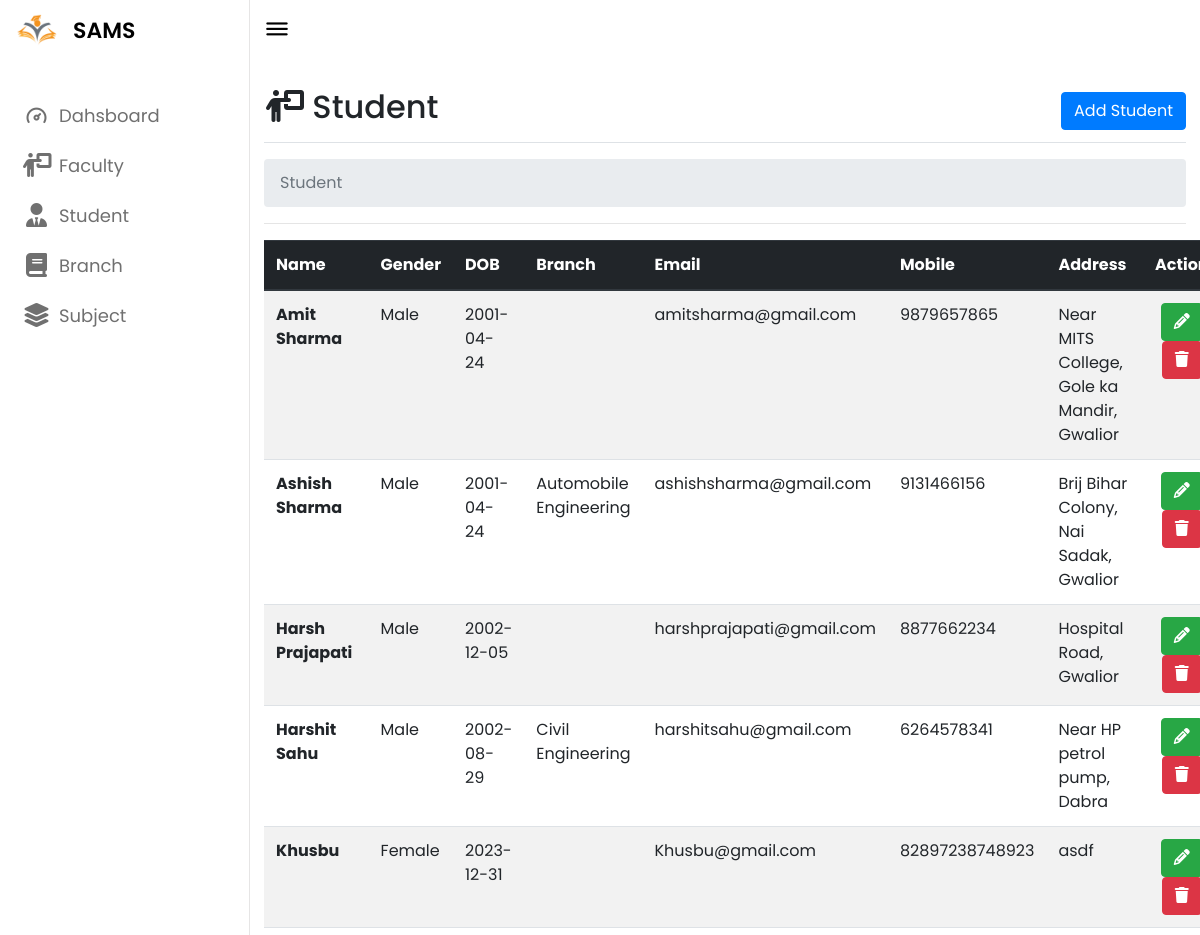
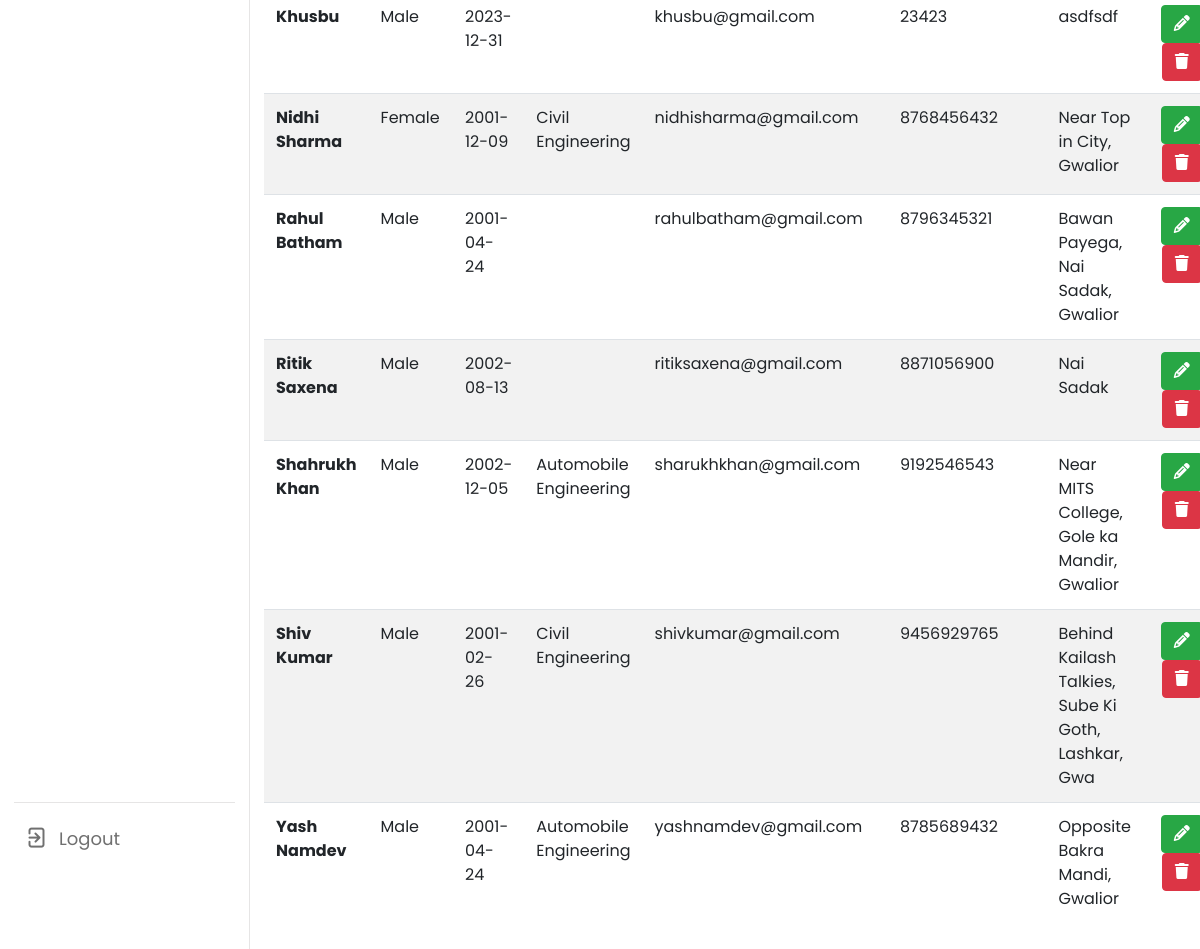
Page /admin/student.php (signed in) on the committed database (2 pictures, top to bottom).
### tables this page shows
CREATE TABLE `student` (
  `sid` int(11) NOT NULL,
  `sname` varchar(40) NOT NULL,
  `smobile` bigint(11) NOT NULL,
  `sdob` date NOT NULL,
  `saddress` varchar(50) NOT NULL,
  `sgender` varchar(6) NOT NULL,
  `bid` int(11) NOT NULL,
  `semail` varchar(40) NOT NULL,
  `spassword` varchar(64) NOT NULL
);

CREATE TABLE `branch` (
  `bid` int(11) NOT NULL,
  `bname` varchar(40) NOT NULL
);

### admin/student.php (the view, shortened to what this page needs)
<?php
include("connection/conn.php");
include("include/header.php");
?>
<div class="d-flex justify-content-between flex-wrap flex-md-nowrap align-items-center pb-2 mb-3 border-bottom">
  <h1 class="h2"><i class="fa-solid fa-person-chalkboard"></i> Student</h1>
  <div class="btn-toolbar mb-2 mb-md-0">
    <a class="btn btn-primary" href="addStudent.php">Add Student</a>
  </div>
</div>
<div aria-label="breadcrumb">
  <ol class="breadcrumb">
    <li class="breadcrumb-item active" aria-current="page">Student</li>
  </ol>
</div>
<hr>
<table class="table table-striped">
  <thead class="thead-dark">
    <tr>
      <th scope="col">Name</th>
      <th scope="col">Gender</th>
      <th scope="col">DOB</th>
      <th scope="col">Branch</th>
      <th scope="col">Email</th>
      <th scope="col">Mobile</th>
      <th scope="col">Address</th>
      <th scope="col">Action</th>
    </tr>
  </thead>
  <tbody>
    <?php
    $sql = mysqli_query($conn, "SELECT * FROM student LEFT JOIN branch ON student.bid=branch.bid ORDER BY sname ASC");
    $total = mysqli_num_rows($sql);
    if ($total > 0)
      while ($row = mysqli_fetch_assoc($sql)) {
    ?>
      <tr>
        <th scope="row"><?php echo $row['sname']; ?></td>
        <td><?php echo $row['sgender']; ?></td>
        <td><?php echo $row['sdob']; ?></td>
        <td><?php echo $row['bname']; ?></td>
        <td><?php echo $row['semail']; ?></td>
        <td><?php echo $row['smobile']; ?></td>
        <td><?php echo $row['saddress']; ?></td>
        <td>
          <div class="row">
            <div class="" style="text-align: center;">
              <a href="editstudent.php?edit=<?php echo $row['sid'];?>" class="btn btn-success"><span class="fa fa-pencil"></span></a>
              <a href="deletestudent.php?delete=<?php echo $row['sid'];?>" class="btn btn-danger"><span class="fa fa-trash"></span></a>
            </div>
          </div>
        </td>
      </tr>
    <?php } ?>
  </tbody>
</table>
</body>
</html>

### admin/css/style.css (style rules this page uses)
* { margin: 0; padding: 0; box-sizing: border-box; font-family: "Poppins", sans-serif; }
:root { --primary-color: #0e4bf1; --panel-color: #fff; --text-color: #000; --black-light-color: #707070; --border-color: #e6e5e5; --toggle-color: #ddd; --box1-color: #4da3ff; --box2-color: #ffe6ac; --box3-color: #e7d1fc; --title-icon-color: #fff; --tran-05: all 0.5s ease; --tran-03: all 0.3s ease; --tran-03: all 0.2s ease; }
body { min-height: 100vh; background-color: var(--primary-color); }
.btn { background-color: DodgerBlue; border: none; color: white; padding: 12px 16px; font-size: 16px; cursor: pointer; }
.row { margin-right: -15px; margin-left: -15px; }
.row:before, .row:after { display: table; content: " "; }
.row:after { clear: both; }

### rows in the picture
student: sname "Amit Sharma", sgender "Male", sdob "2001-04-24", semail "amitsharma@gmail.com", smobile "9879657865", saddress "Near MITS College, Gole ka Mandir, Gwalior"
student: sname "Ashish Sharma", sgender "Male", sdob "2001-04-24", bid.bname "Automobile Engineering", semail "ashishsharma@gmail.com", smobile "9131466156", saddress "Brij Bihar Colony, Nai Sadak, Gwalior"
student: sname "Harsh Prajapati", sgender "Male", sdob "2002-12-05", semail "harshprajapati@gmail.com", smobile "8877662234", saddress "Hospital Road, Gwalior"
student: sname "Harshit Sahu", sgender "Male", sdob "2002-08-29", bid.bname "Civil Engineering", semail "harshitsahu@gmail.com", smobile "6264578341", saddress "Near HP petrol pump, Dabra"
student: sname "Khusbu", sgender "Female", sdob "2023-12-31", semail "Khusbu@gmail.com", smobile "82897238748923", saddress "asdf"
student: sname "Khusbu", sgender "Male", sdob "2023-12-31", semail "khusbu@gmail.com", smobile "23423", saddress "asdfsdf"
student: sname "Nidhi Sharma", sgender "Female", sdob "2001-12-09", bid.bname "Civil Engineering", semail "nidhisharma@gmail.com", smobile "8768456432", saddress "Near Top in City, Gwalior"
student: sname "Rahul Batham", sgender "Male", sdob "2001-04-24", semail "rahulbatham@gmail.com", smobile "8796345321", saddress "Bawan Payega, Nai Sadak, Gwalior"
student: sname "Ritik Saxena", sgender "Male", sdob "2002-08-13", semail "ritiksaxena@gmail.com", smobile "8871056900", saddress "Nai Sadak"
student: sname "Shahrukh Khan", sgender "Male", sdob "2002-12-05", bid.bname "Automobile Engineering", semail "sharukhkhan@gmail.com", smobile "9192546543", saddress "Near MITS College, Gole ka Mandir, Gwalior"
student: sname "Shiv Kumar", sgender "Male", sdob "2001-02-26", bid.bname "Civil Engineering", semail "shivkumar@gmail.com", smobile "9456929765", saddress "Behind Kailash Talkies, Sube Ki Goth, Lashkar, Gwa"
student: sname "Yash Namdev", sgender "Male", sdob "2001-04-24", bid.bname "Automobile Engineering", semail "yashnamdev@gmail.com", smobile "8785689432", saddress "Opposite Bakra Mandi, Gwalior"
